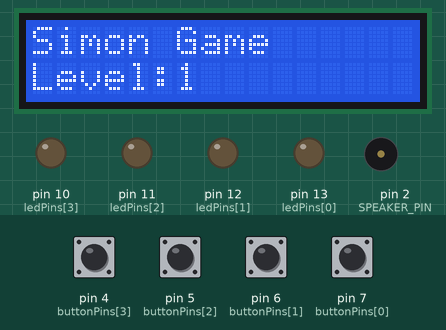
This sketch was run on a simulated Arduino Uno, built with avr-gcc and run on an emulated ATmega328P. Parts: 16×2 character LCD, output pins drawn as LEDs (lit = HIGH), buzzer (waves = sounding). The inputs (shaded band) are chosen by the test bench; at power-on: pin 4 (buttonPins[3]), pin 5 (buttonPins[2]), pin 6 (buttonPins[1]), pin 7 (buttonPins[0]) HIGH. Random numbers use the default seed unless the sketch sets one.

Above: at 1.2 s.
1.3 s: pin 4 (buttonPins[3]) pulled LOW for 0.15 s
At 2.9 s:
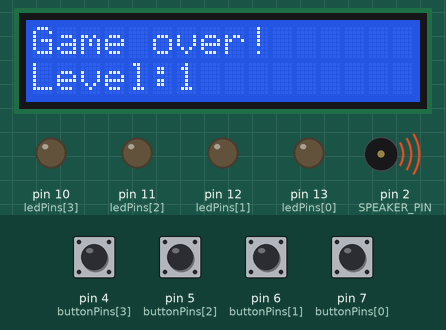
4.4 s: pin 4 (buttonPins[3]) pulled LOW for 1 s
At 6.94 s:
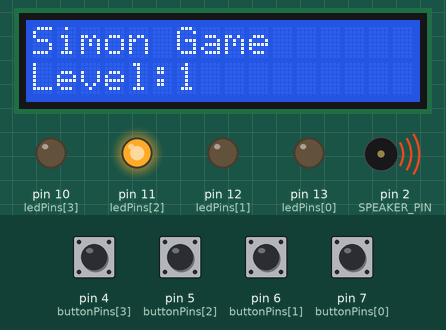
8.2 s: pin 6 (buttonPins[1]) pulled LOW for 0.15 s
At 11.1 s:
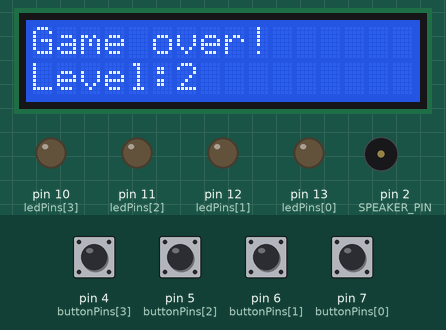
11.3 s: pin 5 (buttonPins[2]) pulled LOW for 1 s
At 13.84 s:
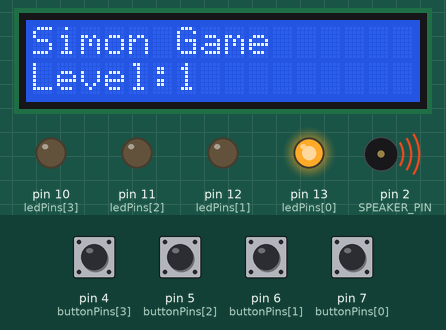
15.1 s: pin 7 (buttonPins[0]) pulled LOW for 0.15 s
At 17.0 s:
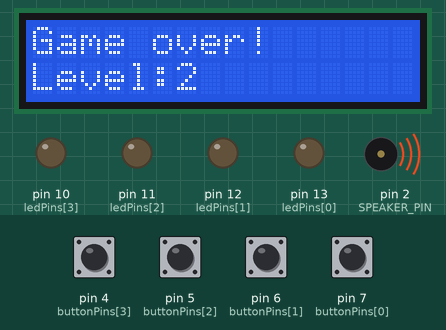
18.2 s: pin 7 (buttonPins[0]) pulled LOW for 1 s
At 21.3 s:
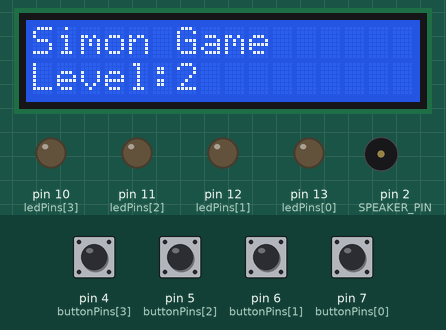
Timing chart, 0 to 21.7 s (numbered marks = the images above; inputs shaded):
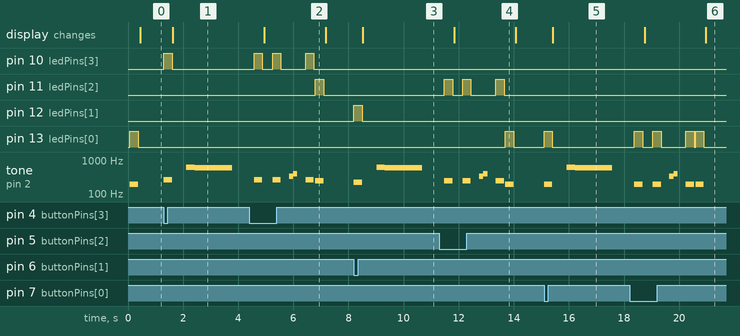

The sketch:

simon-game.ino
```cpp
#include <LiquidCrystal_I2C.h>

LiquidCrystal_I2C lcd_1(0x27, 16, 2);
const byte ledPins[] = {13, 12, 11, 10};
const byte buttonPins[] = {7, 6, 5, 4};

#define SPEAKER_PIN 2

#define MAX_GAME_LENGTH 100

int NOTE_DS5 = 622;
int NOTE_D5 = 587;

const int gameTones[] = {196, 220, 247, 262};

byte gameSequence[MAX_GAME_LENGTH] = {0};
byte gameIndex = 0;

/**
   Menyalakan led sesuai dengan ada yang diberikan
*/
void lightLedAndPlayTone(byte ledIndex)
{
  digitalWrite(ledPins[ledIndex], HIGH);
  tone(SPEAKER_PIN, gameTones[ledIndex]);
  delay(300);
  digitalWrite(ledPins[ledIndex], LOW);
  noTone(SPEAKER_PIN);
}

// mainkan sequence lagunya yang harus diikuti user
void playSequence()
{
  for (int i = 0; i < gameIndex; i++)
  {
    byte currentLed = gameSequence[i];
    lightLedAndPlayTone(currentLed);
    delay(50);
  }
}

bool checkUserSequence()
{
  for (int i = 0; i < gameIndex; i++)
  {
    byte expectedButton = gameSequence[i];
    byte actualButton = readButtons();
    lightLedAndPlayTone(actualButton);
    if (expectedButton != actualButton)
    {
      return false;
    }
  }

  return true;
}

byte readButtons()
{
  while (true)
  {
    for (byte i = 0; i < 4; i++)
    {
      byte buttonPin = buttonPins[i];
      if (digitalRead(buttonPin) == LOW)
      {
        return i;
      }
    }
    delay(1);
  }
}

// sound gameover
void gameOver()
{
  printScreen(gameIndex, false);
  gameIndex = 0;
  delay(200);

  tone(SPEAKER_PIN, NOTE_DS5);
  delay(300);
  tone(SPEAKER_PIN, NOTE_D5);
  delay(300);
  for (byte i = 0; i < 10; i++)
  {
    for (int pitch = -10; pitch <= 10; pitch++)
    {
      tone(SPEAKER_PIN, 523 + pitch);
      delay(5);
    }
  }
  noTone(SPEAKER_PIN);
  delay(500);
}

// level up sound
void playLevelUpSound()
{
  tone(SPEAKER_PIN, 330);
  delay(150);
  tone(SPEAKER_PIN, 392);
  delay(150);
  noTone(SPEAKER_PIN);
}

void setup()
{
  lcd_1.init();
  lcd_1.setCursor(0, 0);
  lcd_1.backlight();
  lcd_1.display();
  for (byte i = 0; i < 4; i++)
  {
    pinMode(ledPins[i], OUTPUT);
    pinMode(buttonPins[i], INPUT_PULLUP);
  }
  pinMode(SPEAKER_PIN, OUTPUT);
  randomSeed(analogRead(A0));
}

void printScreen(int level, bool status)
{
  lcd_1.clear();
  lcd_1.setCursor(0, 0);
  if (status == true)
  {
    lcd_1.print("Simon Game");
  }
  else
  {
    lcd_1.print("Game over!");
  }
  lcd_1.setCursor(0, 1);
  lcd_1.print("Level:" + String(level));
  delay(300);
}

void loop()
{
  gameSequence[gameIndex] = random(0, 4);
  gameIndex++;
  if (gameIndex >= MAX_GAME_LENGTH)
  {
    gameIndex = MAX_GAME_LENGTH - 1;
  }

  playSequence();
  printScreen(gameIndex, true);

  if (!checkUserSequence())
  {
    gameOver();
  }

  delay(300);

  if (gameIndex > 0)
  {
    playLevelUpSound();
    delay(300);
  }
}
```

Measured:
- after the input at 1.3 s, pin 10 (ledPins[3]): LOW → HIGH at once, → LOW 0.30 s later; tone on pin 2 (SPEAKER_PIN): plays 262 Hz for 0.30 s, 622 Hz for 0.30 s, 587 Hz for 1.4 s, starting at once; the display: changes after 0.32 s (image 1)
- after the input at 4.4 s, pin 11 (ledPins[2]): LOW → HIGH after 2.4 s, → LOW 0.30 s later
- after the input at 8.2 s, pin 12 (ledPins[1]): LOW → HIGH at once, → LOW 0.30 s later; tone on pin 2 (SPEAKER_PIN): plays 220 Hz for 0.30 s, 622 Hz for 0.30 s, 587 Hz for 1.4 s, starting at once; the display: changes after 0.32 s (image 3)
- after the input at 11.3 s, pin 13 (ledPins[0]): LOW → HIGH after 2.4 s, → LOW 0.30 s later
- after the input at 15.1 s, pin 13 (ledPins[0]): LOW → HIGH at once, → LOW 0.30 s later; tone on pin 2 (SPEAKER_PIN): plays 196 Hz for 0.30 s, 622 Hz for 0.30 s, 587 Hz for 1.4 s, starting at once; the display: changes after 0.32 s (image 5)
